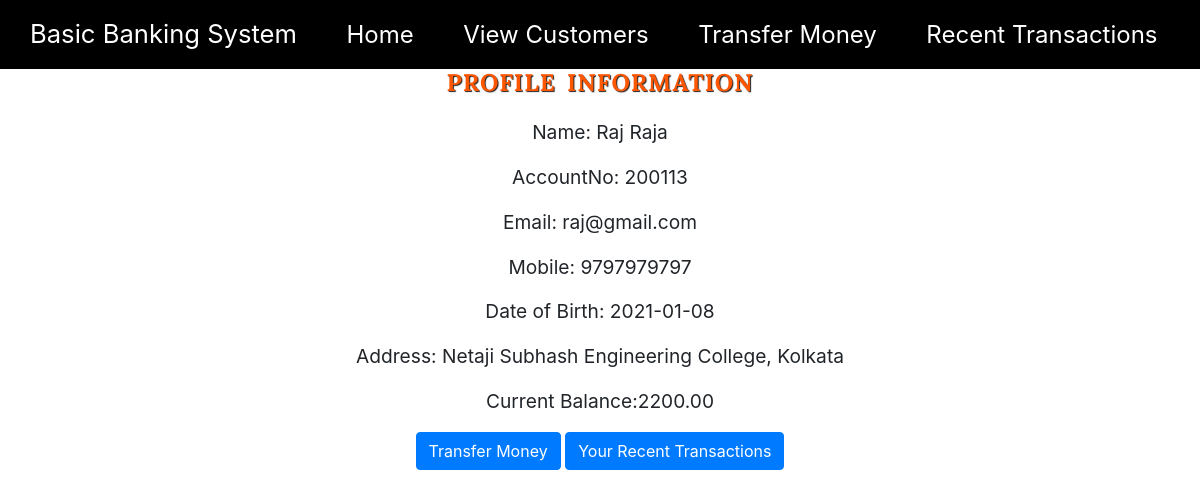
Screenshot of /view_profile.php?AccountNo=200113 with the database file from the repository.
### tables this page shows
CREATE TABLE `user` (
  `AccountNo` int(20) NOT NULL,
  `Name` varchar(35) NOT NULL,
  `Email` varchar(35) NOT NULL,
  `Mobile` varchar(15) NOT NULL,
  `DOB` date NOT NULL DEFAULT current_timestamp(),
  `Address` text NOT NULL DEFAULT 'Netaji Subhash Engineering College, Kolkata',
  `CurrentBalance` decimal(35,2) NOT NULL
);

### view_profile.php (the view, shortened to what this page needs)
 <?php
  require_once "pdo.php";
?>
<!DOCTYPE html>
 <html>
 <head>
   <?php require_once "head.php"; ?>
   <link rel="stylesheet" type="text/css" href="css/styles.css">
 </head>
 <body>
 <nav style="background-color:black;">
        <div class= "row">
            <ul class="main-nav">
                <li class="nam">Basic Banking System</li>
                <li><a href="index.php">Home</a></li>
                <li><a href="showuser.php">View Customers</a></li>
                <li><a href="transfer.php">Transfer Money</a></li>
                <li><a href="recent.php">Recent Transactions</a></li>
              </ul>
              </div>
      </nav>
 <div class="container view">
 <h1>Profile Information</h1>
<?php
$stmt = $pdo->prepare("SELECT * FROM user  where AccountNo = :xyz");
$stmt->execute(array(":xyz" => $_GET['AccountNo']));
$row = $stmt->fetch(PDO::FETCH_ASSOC);
 echo '<p>Name: '.$row['Name'];
 echo '</p><p>AccountNo: '.$row['AccountNo'];
 echo '</p><p>Email: '.$row['Email'];
 echo '</p><p>Mobile: '.$row['Mobile'];
 echo '</p><p>Date of Birth:  '.$row['DOB'];
 echo '</p><p>Address: '.$row['Address'];
 echo '</p><p> Current Balance:'.$row['CurrentBalance'];
 echo "</p>";
?>
</div>
<div class ="trans">
<a class="btn btn-primary" href="transfer.php"role="button">Transfer Money</a>
<a class="btn btn-primary" href="mstatement.php"role="button">Your Recent Transactions</a>
</div>
</body>

### css/styles.css (style rules this page uses)
* { margin:0; padding:0; }
.nam { color:white; font-weight: 400; font-size: 160%; }
h1 { font-weight: 300; text-transform: uppercase; margin-top: 0; margin-bottom: 20px; color: #fff; font-size: 240%; word-spacing: 4px; letter-spacing: 1px; }
.main-nav { margin-top: 15px; float: right; list-style: none; }
.main-nav li { display: inline-block; margin-left: 45px; }
.main-nav li a { color: white; text-decoration: none; font-size: 150%; border-bottom: 2px solid transparent; transition: border-bottom 0.2s; }

### view_profile.php (style rules this page uses)
h1 { color: #ff5600; font-family: Lora,Oxygen, -apple-system,BlinkMacSystemFont,"Segoe UI",Roboto,"Helvetica Neue",Arial,sans-serif,"Apple Color Emoji","Segoe UI Emoji","Segoe UI Symbol"; font-size: 1.5em; font-weight: bold; text-shadow: 1px 1px 1px #222; margin-top: 0; margin-bottom: 0.9; text-align:center; }
.view p { text-align:center; font-size:1.2em; }
.trans { text-align:center; }

### rows the page displays
user: Name "Raj Raja", AccountNo "200113", Email "raj@gmail.com", Mobile "9797979797", DOB "2021-01-08", Address "Netaji Subhash Engineering College, Kolkata", CurrentBalance "2200.00"
